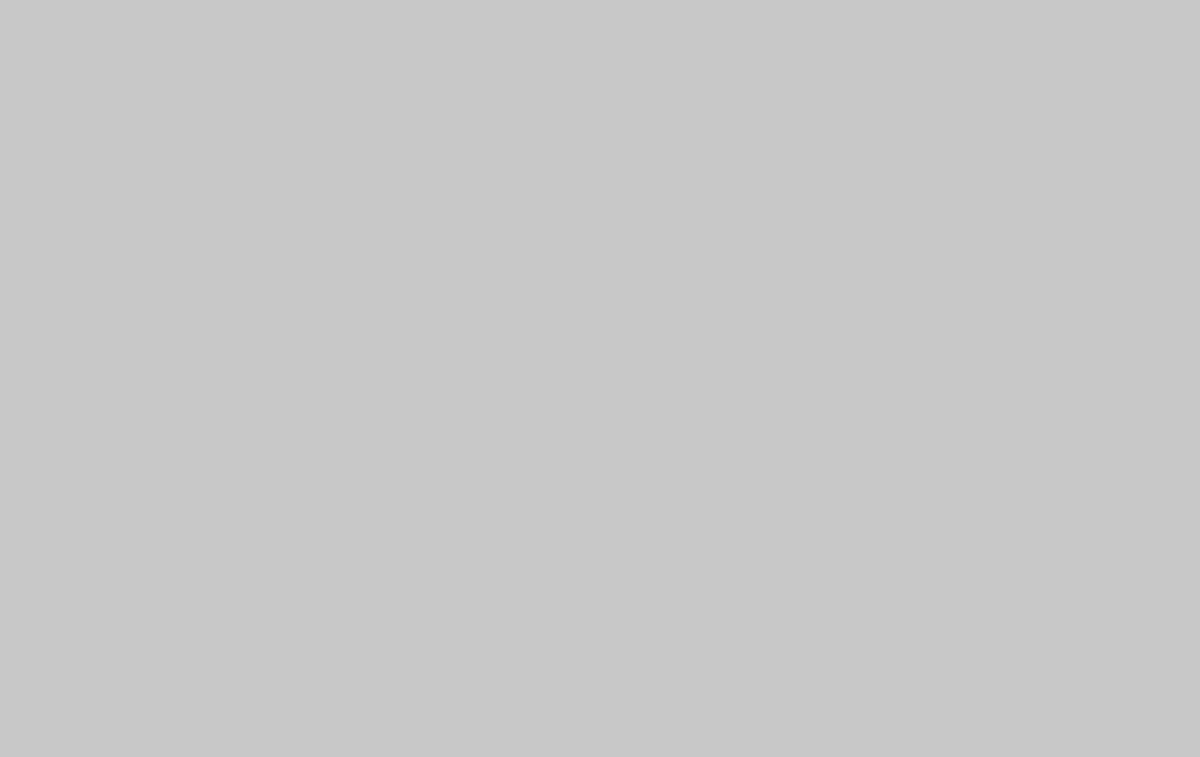
Frame 1 (no input)
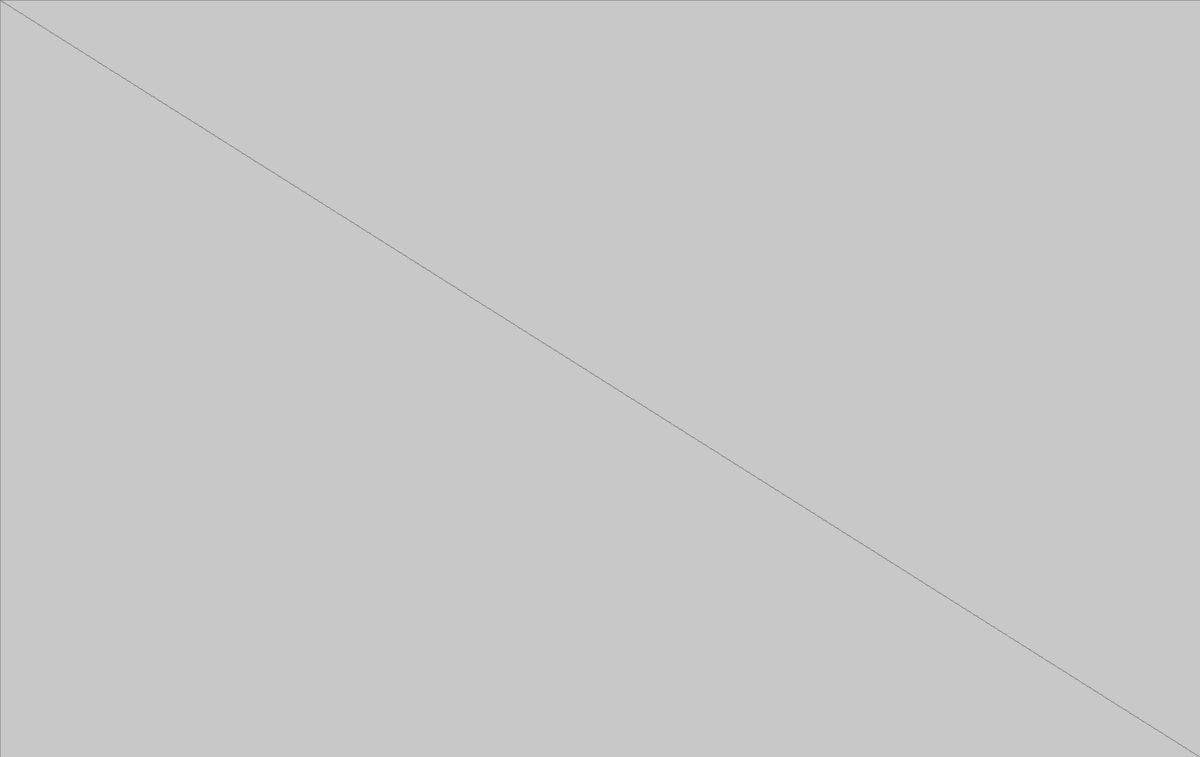
Frame 60 (the mouse pressed at the canvas centre just before this capture)
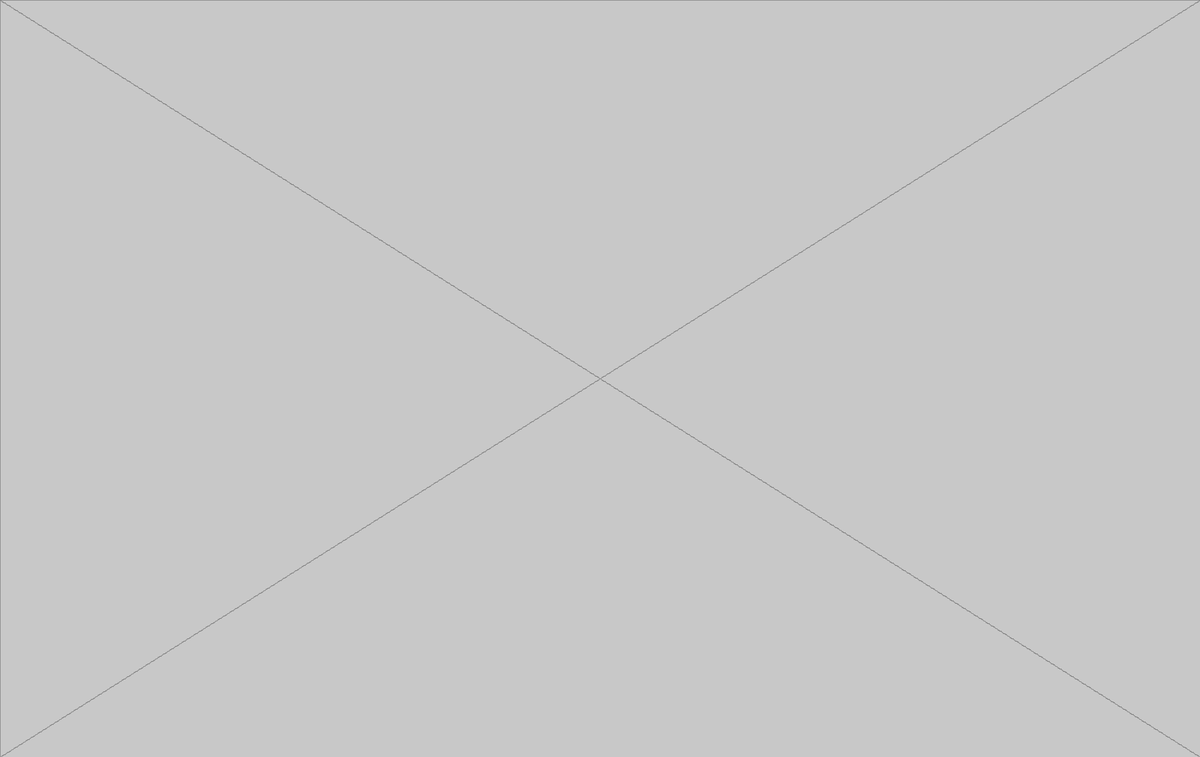
Frame 120 (the mouse held since frame 60 and released just before this capture)

The Processing sketch that drew these frames (run headless with seeded random() and noise(); from frame 60 on, the mouse is pressed at the canvas centre):

// Processing sketch: hola_mouse
// ── hola_mouse.pde
void setup(){
  size(1900,1200);
background(200);//fondo 

}

void draw(){
  int w=width;//width=ancho pantalla
  int h=height;//height =alto
stroke(124,10); //color, opacidad de la linea

line(mouseX,mouseY,0,0); 
line(mouseX,mouseY,w,0); 
line(mouseX,mouseY,0,h); 
line(mouseX,mouseY,w,h); 
}
